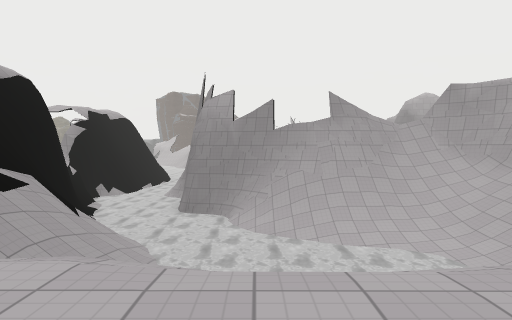
view 1 (above)

12 first-person views from a walk through a Godot game level. The camera is 1.3 m above the floor, tilts 2° down and sees 75° across. The floor is counted in squares, 2 m on a side. Each view is taken from the middle of a square. On the plan, view 1 faces up. The plan holds only what a view shows up to about 10 squares ahead; the rest is blank. The place goes on beyond the plan. Some surface patterns are stand-ins.

view 2
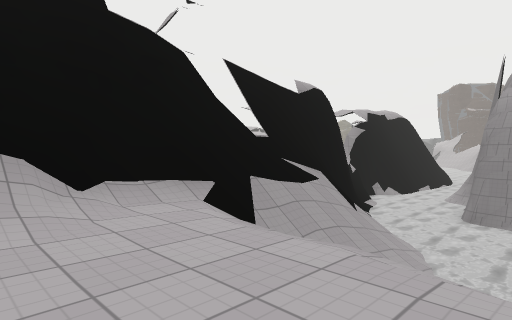

view 3
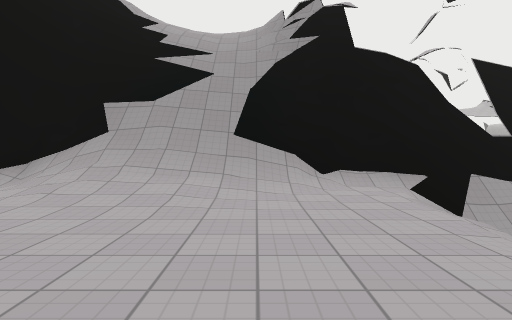

view 4
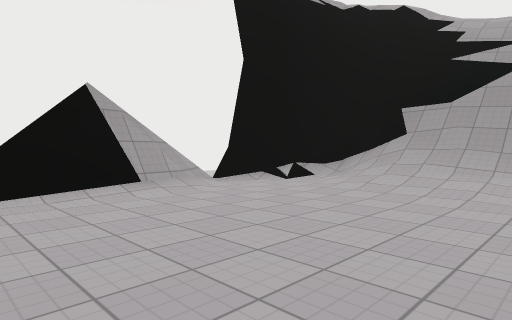

view 5
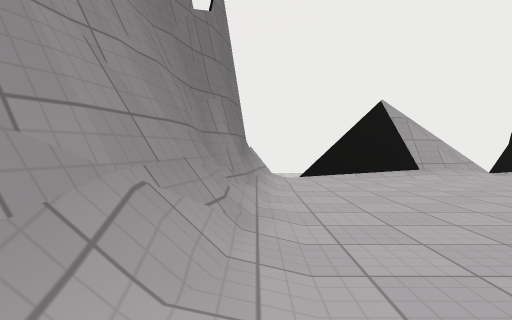

view 6
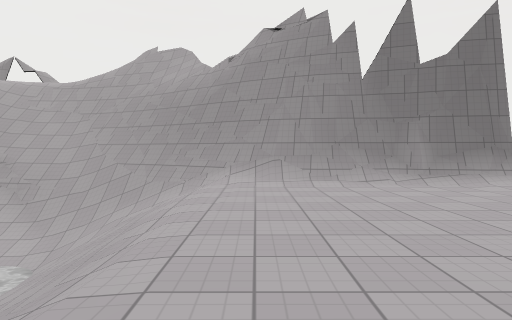

view 7
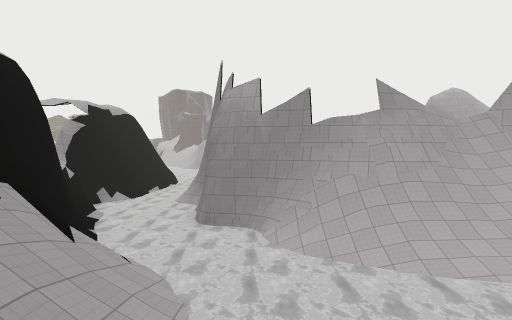

view 8
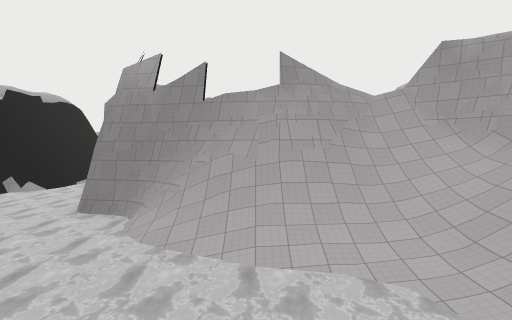

view 9
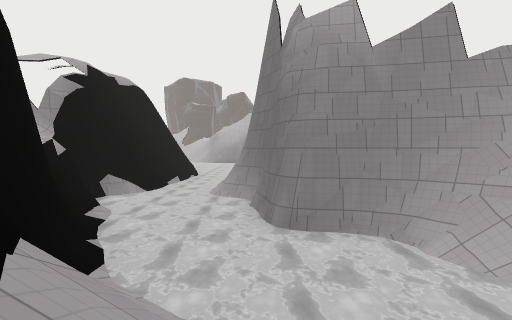

view 10
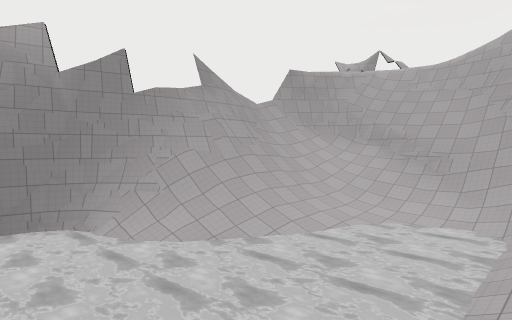

view 11
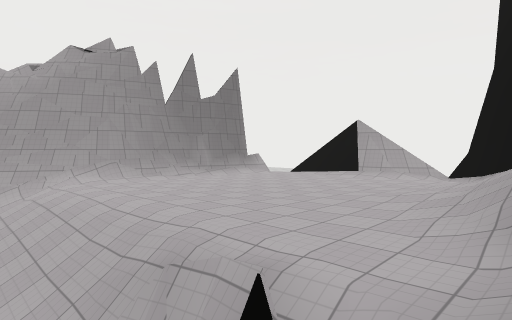

view 12
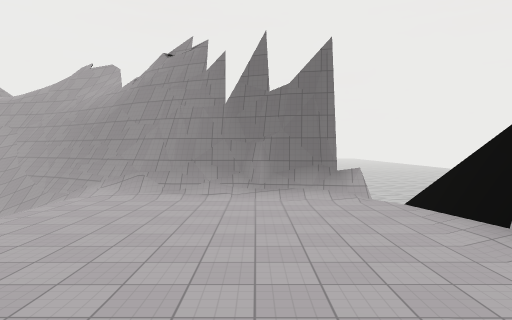

### Floor plan
Key: @ floor where view 1 was taken; # wall or solid block; x gap in a wall; . main floor; - floor 3.25 m lower than the main floor; : floor 3.25 m higher than the main floor; + floor 10 m higher than the main floor; / step, stairs or slope; = window, fence, low wall or low ledge; ~ water the walk can cross; ≈ water the walk keeps out of; v drop or lower ground.
Columns run from 8 left of view 1 to 8 right of it. Each row starts with its distance up from view 1.
 16 vvvvv#
 15 vv≈≈≈#≈
 14 v-≈≈≈#
 13  ##≈≈##
 12  ##≈≈≈####≈##v:xv
 11   #≈≈≈≈#####=//##
 10   ##≈≈≈~////////
  9    #~≈≈~////////
  8    #/-≈≈~~//////
  7    #//~≈≈≈~~-//#
  6    #///≈≈≈≈~~//#=
  5   vx/// ~~~~///=#
  4   v#//  ///////##
  3    #x=////////##
  2  v##/...//../###v
  1 /####........###
  0 //////..@....#
 -1 //////.......#≈
 -2 //////.......#
 -3 /=#=#/......#≈
 -4  /###.......=≈
 -5  +/v##..###≈
 -6      v#≈≈≈

Where each view was taken, in squares from view 1:
view 1: 0 up, 0 right, facing up
view 2: 0 up, 0 right, facing up-left
view 3: 0 up, 2 right, facing left
view 4: 0 up, 3 right, facing down-left
view 5: 2 up, 4 right, facing down
view 6: 1 up, 2 left, facing right
view 7: 2 up, 1 left, facing up
view 8: 3 up, 2 right, facing up
view 9: 6 up, 3 left, facing up
view 10: 4 up, 3 left, facing up-right
view 11: 4 up, 4 left, facing down-right
view 12: 2 down, 3 left, facing right
